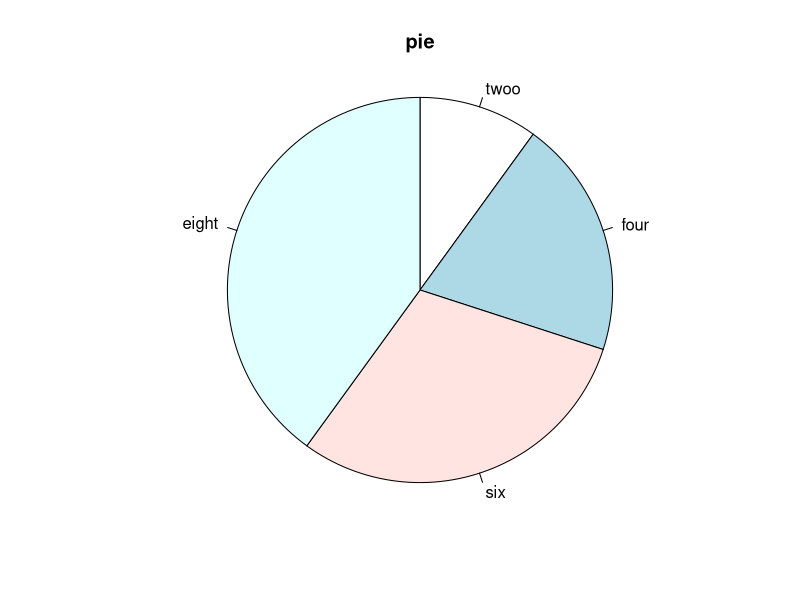
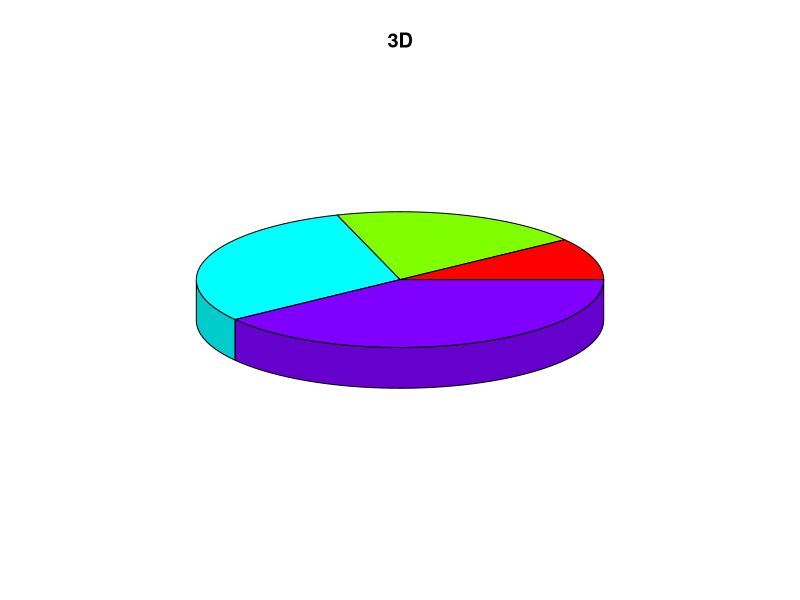

Reproduce these figures in R, in order.
 b=c('twoo','four','six','eight')
 a=c(2,4,6,8)
 pie(a,init.angle=90,radius=1,clockwise=1,label=b,main='pie')
library(plotrix)
pie3D(a,main= '3D',explode=0)